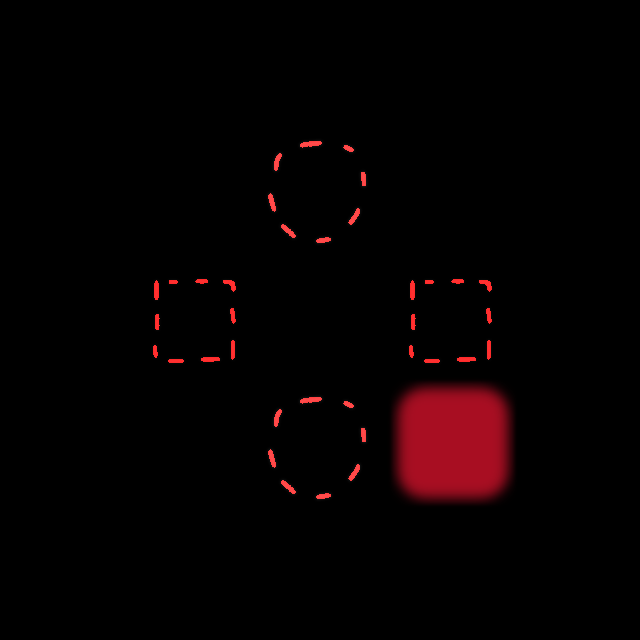

Tiled map render using the project's own tile images. Description and the whole map definition, tile-layer contents included, below:
An orthogonal 5x5 tile map with 128x128 px tiles, 4 tile layers (Map, Border, Teleports1, Teleports2), 3 tilesets.

<map version="1.0" orientation="orthogonal" width="5" height="5" tilewidth="128" tileheight="128">
 <tileset firstgid="1" source="Teleports.tsx" />
 <tileset firstgid="7" source="Tiles.tsx" />
 <tileset firstgid="31" source="Border.tsx" />
 <layer name="Map" width="5" height="5">
  <data>
   <tile gid="0" />
   <tile gid="0" />
   <tile gid="0" />
   <tile gid="0" />
   <tile gid="0" />
   <tile gid="0" />
   <tile gid="0" />
   <tile gid="29" />
   <tile gid="0" />
   <tile gid="0" />
   <tile gid="0" />
   <tile gid="30" />
   <tile gid="8" />
   <tile gid="28" />
   <tile gid="0" />
   <tile gid="0" />
   <tile gid="0" />
   <tile gid="19" />
   <tile gid="24" />
   <tile gid="0" />
   <tile gid="0" />
   <tile gid="0" />
   <tile gid="0" />
   <tile gid="0" />
   <tile gid="0" />
  </data>
 </layer>
 <layer name="Border" width="5" height="5">
  <data>
   <tile gid="0" />
   <tile gid="0" />
   <tile gid="0" />
   <tile gid="0" />
   <tile gid="0" />
   <tile gid="0" />
   <tile gid="0" />
   <tile gid="0" />
   <tile gid="0" />
   <tile gid="0" />
   <tile gid="0" />
   <tile gid="0" />
   <tile gid="0" />
   <tile gid="0" />
   <tile gid="0" />
   <tile gid="0" />
   <tile gid="0" />
   <tile gid="0" />
   <tile gid="31" />
   <tile gid="0" />
   <tile gid="0" />
   <tile gid="0" />
   <tile gid="0" />
   <tile gid="0" />
   <tile gid="0" />
  </data>
 </layer>
 <layer name="Teleports1" width="5" height="5">
  <data>
   <tile gid="0" />
   <tile gid="0" />
   <tile gid="0" />
   <tile gid="0" />
   <tile gid="0" />
   <tile gid="0" />
   <tile gid="0" />
   <tile gid="0" />
   <tile gid="0" />
   <tile gid="0" />
   <tile gid="0" />
   <tile gid="0" />
   <tile gid="0" />
   <tile gid="4" />
   <tile gid="0" />
   <tile gid="0" />
   <tile gid="0" />
   <tile gid="1" />
   <tile gid="0" />
   <tile gid="0" />
   <tile gid="0" />
   <tile gid="0" />
   <tile gid="0" />
   <tile gid="0" />
   <tile gid="0" />
  </data>
 </layer>
 <layer name="Teleports2" width="5" height="5">
  <data>
   <tile gid="0" />
   <tile gid="0" />
   <tile gid="0" />
   <tile gid="0" />
   <tile gid="0" />
   <tile gid="0" />
   <tile gid="0" />
   <tile gid="1" />
   <tile gid="0" />
   <tile gid="0" />
   <tile gid="0" />
   <tile gid="4" />
   <tile gid="0" />
   <tile gid="0" />
   <tile gid="0" />
   <tile gid="0" />
   <tile gid="0" />
   <tile gid="0" />
   <tile gid="0" />
   <tile gid="0" />
   <tile gid="0" />
   <tile gid="0" />
   <tile gid="0" />
   <tile gid="0" />
   <tile gid="0" />
  </data>
 </layer>
</map>
